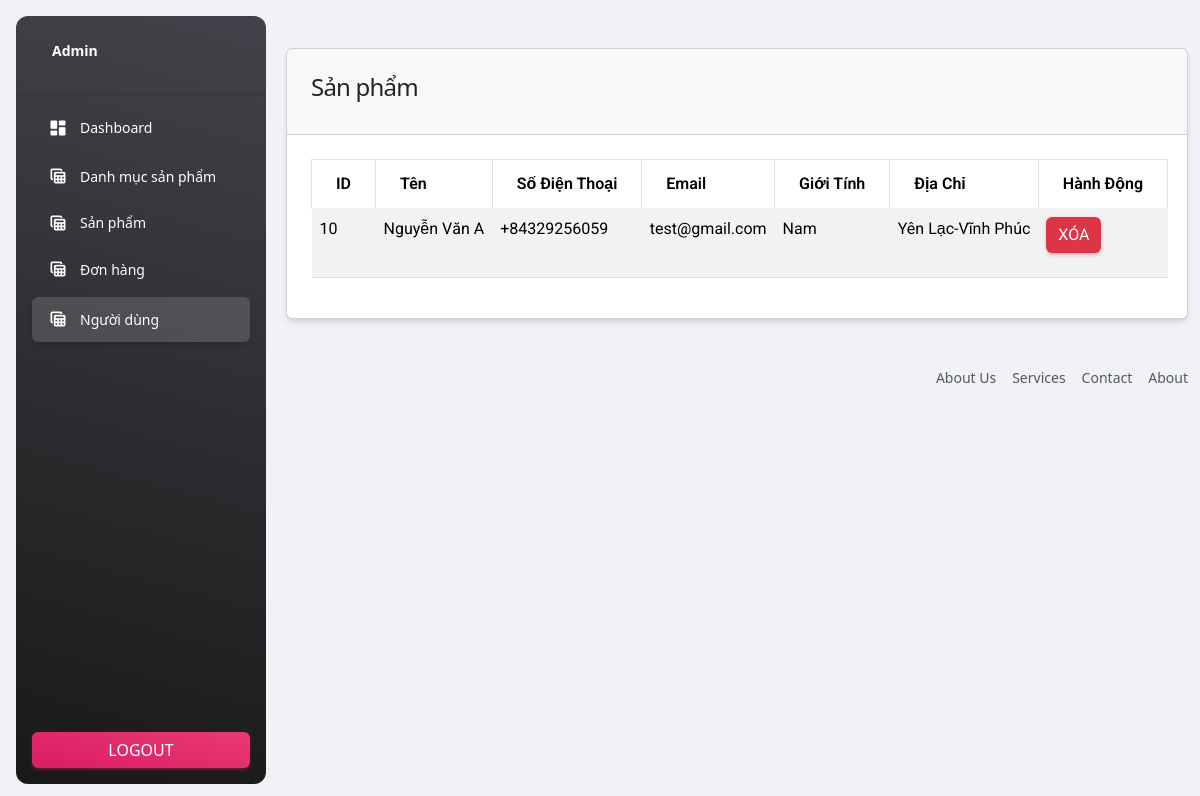
Screenshot of /admin/users.php (signed in) with the database file from the repository.
### tables this page shows
CREATE TABLE `users` (
  `id` int(11) NOT NULL,
  `name` varchar(200) NOT NULL,
  `birthday` varchar(50) NOT NULL DEFAULT '',
  `gender` varchar(50) NOT NULL,
  `phone` varchar(50) NOT NULL,
  `address` text NOT NULL,
  `email` varchar(100) NOT NULL,
  `password` text NOT NULL,
  `role_as` tinyint(4) NOT NULL DEFAULT 0,
  `created_at` timestamp NOT NULL DEFAULT current_timestamp()
);

### admin/users.php (the view, shortened to what this page needs)
<?php
include('includes/header.php');
include '../config/connect.php';
$statement = $pdo -> prepare("SELECT * FROM users WHERE role_as = '0'");
$statement -> execute();
$items = $statement -> fetchAll(PDO::FETCH_ASSOC);
?>
<div class="container">
    <div class="row mt-3">
        <div class="col-md-12">
            <div class="card">
                <div class="card-header">
                    <h4>Sản phẩm</h4>
                </div>
                <div class="card-body">
                    <table id="myTable" class="table table-bordered table-hover table-striped">
                        <thead>
                        <tr>
                            <th class="col-md-1">ID</th>
                            <th>Tên</th>
                            <th class="col-md-1">Số điện thoại</th>
                            <th>Email</th>
                            <th>Giới tính</th>
                            <th>Địa chỉ</th>
                            <th>Hành động</th>
                        </tr>
                        </thead>
                        <tbody>
                        <?php
                        foreach ($items as $item)
                        {
                            ?>
                            <tr>
                                <td><?=$item['id']?></td>
                                <td><?= $item['name'] ?></td>
                                <td><?=$item['phone']?></td>
                                <td><?=$item['email']?></td>
                                <td><?=$item['gender']?></td>
                                <td><?=$item['address']?></td>
                                <td>
                                    <button type="button" value="<?= $item['id']?>" class="btn btn-danger btn_delete_user">Xóa</button>
                                </td>
                            </tr>
                            <?php
                        }
                        ?>
                        </tbody>
                    </table>
                </div>
            </div>
        </div>
    </div>
</div>
<?php include ('includes/footer.php'); ?>

### rows the page displays
users: id "10", name "Nguyễn Văn A", phone "+84329256059", email "test@gmail.com", gender "Nam", address "Yên Lạc-Vĩnh Phúc"
